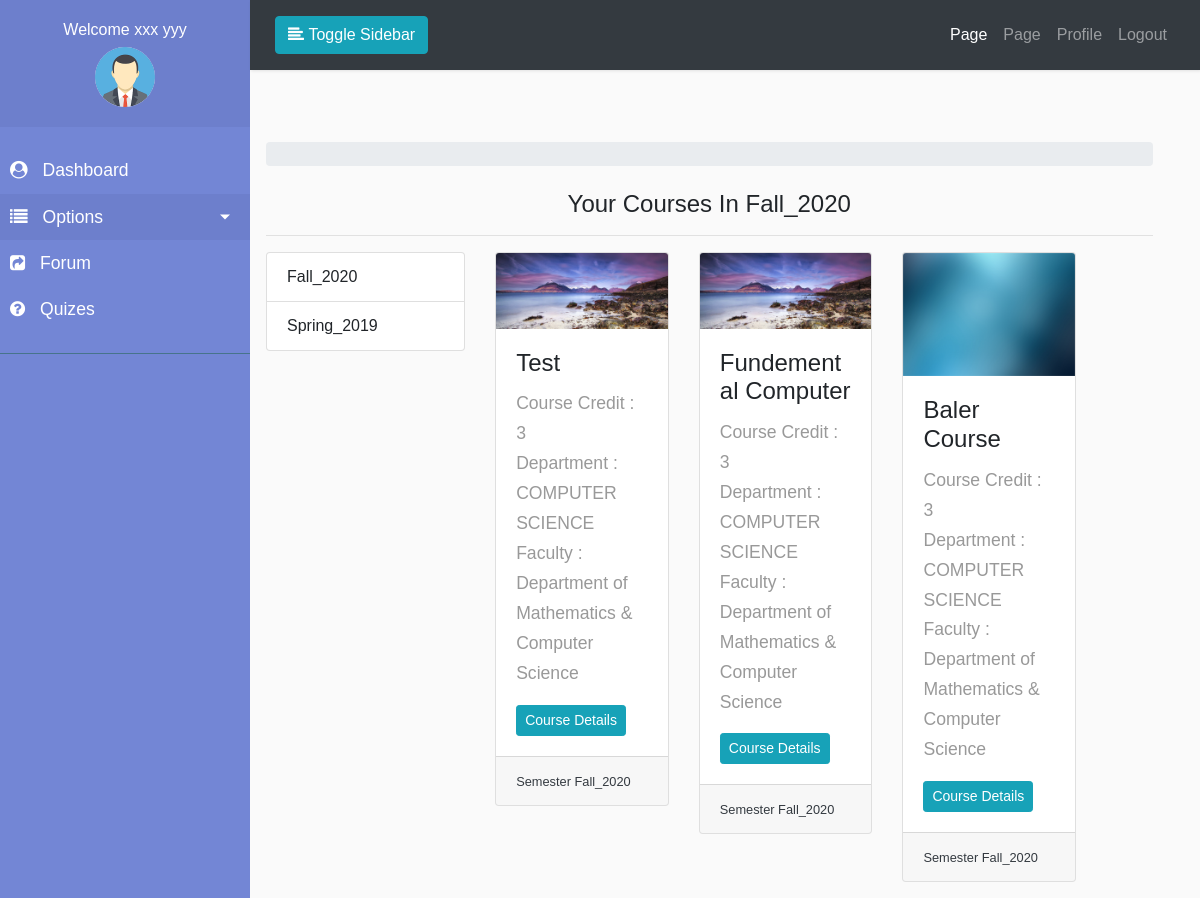
/course/teacher/courses/ (signed in), run on the app's committed database.
### accounts/models.py (models this page shows, shortened)
class Profile(models.Model):
    USERTYPE_CHOICES = (
        ('0', 'Teacher'),
        ('1', 'Student'),
    )
    user = models.OneToOneField(
        User, on_delete=models.CASCADE, related_name='user_profile')
    profile_pic = models.ImageField(
        upload_to="profile/%Y/%m/%d/", default="profile/default.png")
    phone_number = models.CharField(max_length=15, default='01xxxxxxxxxx')
    address = models.CharField(default='Your Address', max_length=255)
    user_type = models.CharField(max_length=10, choices=USERTYPE_CHOICES)
    email_confirmed = models.BooleanField(default=False)
    active = models.BooleanField(default=False)

### session/models.py (models this page shows, shortened)
class Semester(models.Model):
	semester_name = models.CharField(max_length=50)
	semester_year = models.CharField(max_length=50)
	semester_full_name = models.CharField(max_length=150)
	active = models.BooleanField(default=False)

### course/models.py (models this page shows, shortened)
class AssignTeacher(models.Model):
    course = models.ForeignKey(
        Course, on_delete=models.CASCADE, related_name='course_teacher')
    teachers = models.ManyToManyField(Teacher, related_name='teacher_courses')

class Course(models.Model):
    semester = models.ForeignKey(
        Semester, on_delete=models.CASCADE, related_name='semester_courses')
    department = models.ForeignKey(
        Department, on_delete=models.CASCADE, related_name='department_courses')
    course_name = models.CharField(max_length=150)
    course_code = models.CharField(max_length=150)
    course_image = models.ImageField(upload_to="course/%Y/%m/%d/",default="course/default.png")
    course_credit = models.IntegerField()

### programs/models.py (models this page shows, shortened)
class Department(models.Model):
    faculty = models.ForeignKey(
        Faculty, on_delete=models.CASCADE, related_name='faculty_department', verbose_name='Department Name')
    department_name = models.CharField(
        max_length=150, verbose_name='Program Name')
    class Meta():
        verbose_name = "Program"
        verbose_name_plural = "Program"

class Faculty(models.Model):
    faculty_name = models.CharField(
        max_length=150, verbose_name='Department Name')
    class Meta():
        verbose_name = "Department"
        verbose_name_plural = "Department"

### course/views.py (the view)
# urls.py: path('teacher/courses/', views.TeacherCourses.as_view(), name="teacher_courses"),
class TeacherCourses(AictiveTeacherRequiredMixin, View):
    def get(self, request, *args, **kwargs):
        semester_id = kwargs.get('semester_id')
        if semester_id:
            semester_obj = get_object_or_404(Semester, id=semester_id)
        else:
            semester_obj = Semester.objects.filter(active=True).first()
        all_semester = Semester.objects.all().order_by('-active')
        teacher_obj = get_object_or_404(Teacher, teacher=request.user.id)
        teacher_courses = AssignTeacher.objects.filter(
            teachers=teacher_obj, course__semester=semester_obj)
        context = {
            'title': 'My Courses',
            'all_semester': all_semester,
            'semester_obj': semester_obj,
            'teacher_courses': teacher_courses
        }
        return render(request, 'accounts/teacher/teacher_courses.html', context)

### accounts/mixins.py (called while the page is built)
	def dispatch(self, request, *args, **kwargs):
		if request.user.is_authenticated and request.user.user_profile.active and request.user.user_profile.user_type=='0':
			return super().dispatch(request, *args, **kwargs)
		else:
			messages.error(request, ('Sorry You Are Not Teacher'))
			return redirect('accounts:login')

### pages/context_processor.py (called while the page is built)
def slider(request):
    all_slider = SliderImage.objects.all()
    return {'all_slider': all_slider}

### quizes/context_processor.py (called while the page is built)
def total_correct_answer(request):
    correct = 0
    if request.user.is_authenticated:
        if not request.user.is_staff:
            try:
                if request.session['answer']:
                    for key, value in request.session['answer'].items():
                        if value['points'] == 1:
                            correct += 1
            except Exception as e:
                pass
        return {'total_correct_answer': correct}
    else:
        return {'total_correct_answer': 0}

### templates/accounts/teacher/teacher_courses.html (shortened to what this page needs)
{% extends "dash_base.html" %}
{% block sidebar %}
    {% include '../../partials/teacher/_sidebar.html' %}
{% endblock sidebar %}
{% block maincontent %}
	<div class="row">
		<div class="col-md-12">
			<h4 class="text-center">Your Courses In {{semester_obj.semester_full_name}}</h4>
			<hr>
			<div class="row">
				<div class="col-md-3">
					<ul class="list-group">
						{% for semester in all_semester %}
							<li class="list-group-item">
								<a href="{% url 'course:teacher_courses' semester.id %}">
									{{semester.semester_full_name}}
								</a>
							</li>
						{% endfor %}
					</ul>
				</div>
				<div class="col-md-8">
					<div class="row">
						{% for course in teacher_courses %}
				<div class="col-md-4">
					<div class="card">
						<img class="card-img-top" src="{{course.course.course_image.url}}">
						<div class="card-body">
							<h4 class="card-title">{{course.course.course_name}}</h4>
							<p class="card-text">
								Course Credit : {{course.course.course_credit}} <br>
								Department : {{course.course.department.department_name}} <br>
								Faculty : {{ course.course.department.faculty.faculty_name }}
							</p>
							<a href="{% url 'course:teacher_course_details' course_id=course.course.id semester_id=course.course.semester.id %}" class="card-link btn-sm btn btn-info">Course Details</a>
						</div>
						<div class="card-footer">
							<small class="text-dark">Semester {{course.course.semester.semester_full_name}}</small>
						</div>
					</div>
				</div>
				{% endfor %}
					</div>
				</div>
			</div>
		</div>
	</div>
{% endblock maincontent %}

### templates/partials/teacher/_sidebar.html (shortened to what this page needs)
{% load static %}
<nav id="sidebar">
            <div class="sidebar-header text-center">
                <h6>Welcome {{user.get_full_name}}</h6>
                <img src="{{user.user_profile.profile_pic.url}}" alt="" width="60px" class="rounded-circle text-center">
            </div>
            <ul class="list-unstyled components">
                 <li>
                    <a href="{% url 'accounts:dashboard' %}">
                        <i class="fa fa-user-circle"></i>
                        Dashboard
                    </a>
                </li>
                <li class="active">
                    <a href="#homeSubmenu" data-toggle="collapse" aria-expanded="false" class="dropdown-toggle">
                        <i class="fa fa-list"></i>
                        Options
                    </a>
                </li>
                <li>
                    <a href="{% url 'boards:home' %}">
                        <i class="fa fa-share-square"></i>
                        Forum
                    </a>
                </li>
                <li>
                    <a href="{% url 'quizes:quize_board' %}">
                        <i class="fa fa-question-circle"></i>
                        Quizes
                    </a>
                </li>
            </ul>
            <ul class="list-unstyled CTAs">
            </ul>
        </nav>

### myproject/static/front/css/style.css (style rules this page uses)
body { font-family: 'Poppins', sans-serif; background: #fafafa; }
p { font-family: 'Poppins', sans-serif; font-size: 1.1em; font-weight: 300; line-height: 1.7em; color: #999; }
a, a:hover, a:focus { color: inherit; text-decoration: none; transition: all 0.3s; }
i, span { display: inline-block; }
#sidebar { min-width: 250px; max-width: 250px; background: #7386D5; color: #fff; transition: all 0.3s; }
#sidebar ul li a { text-align: left; }
#sidebar .sidebar-header { padding: 20px; background: #6d7fcc; }
#sidebar ul.components { padding: 20px 0; border-bottom: 1px solid #47748b; }
#sidebar ul li a { padding: 10px; font-size: 1.1em; display: block; }
#sidebar ul li a i { margin-right: 10px; }
#sidebar ul li.active>a, a[aria-expanded="true"] { color: #fff; background: #6d7fcc; }
a[data-toggle="collapse"] { position: relative; }
.dropdown-toggle::after { display: block; position: absolute; top: 50%; right: 20px; transform: translateY(-50%); }
ul.CTAs { padding: 20px; }

### data on the page
Semester: semester_full_name "Fall_2020"
Semester: semester_full_name "Spring_2019"
AssignTeacher: course.course_image (picture), course.course_name "Test", course.course_credit "3", course.department.department_name "COMPUTER SCIENCE", course.department.faculty.faculty_name "Department of Mathematics & Computer Science", course.semester.semester_full_name "Fall_2020"
AssignTeacher: course.course_image (picture), course.course_name "Fundemental Computer", course.course_credit "3", course.department.department_name "COMPUTER SCIENCE", course.department.faculty.faculty_name "Department of Mathematics & Computer Science", course.semester.semester_full_name "Fall_2020"
AssignTeacher: course.course_image (placeholder picture), course.course_name "Baler Course", course.course_credit "3", course.department.department_name "COMPUTER SCIENCE", course.department.faculty.faculty_name "Department of Mathematics & Computer Science", course.semester.semester_full_name "Fall_2020"

### other printed values
{{ user.get_full_name }} "xxx yyy"
